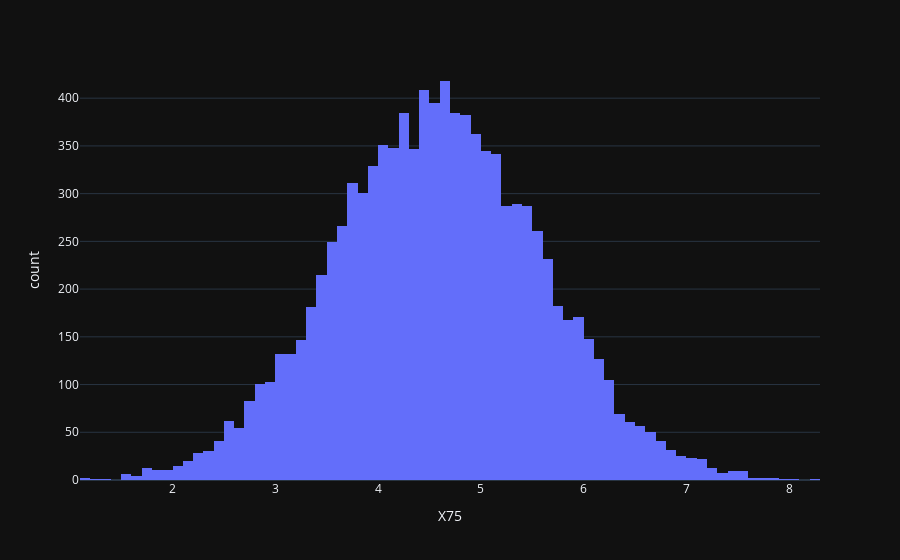

Notebook code for this chart:
### Code cell
#Some quick visualizations as part of our EDA, just to be complete
#Let's plot some histograms of some patient characteristics

#Approximately normally distributed
fig = px.histogram(df, x="X75")
fig.show()

### Figure 1 — Plotly figure (JSON) as saved in the notebook; plotly's stock layout.template omitted (floating-point values rounded to 4 significant figures; data arrays with more than 128 entries replaced by an {"elided": "..."} marker saying what was removed)
{"data": [{"bingroup": "x", "hovertemplate": "X75=%{x}<br>count=%{y}<extra></extra>", "legendgroup": "", "marker": {"color": "#636efa", "pattern": {"shape": ""}}, "name": "", "orientation": "v", "showlegend": false, "x": {"elided": "10000 float values"}, "xaxis": "x", "yaxis": "y", "type": "histogram"}], "layout": {"xaxis": {"anchor": "y", "domain": [0.0, 1.0], "title": {"text": "X75"}}, "yaxis": {"anchor": "x", "domain": [0.0, 1.0], "title": {"text": "count"}}, "legend": {"tracegroupgap": 0}, "margin": {"t": 60}, "barmode": "relative"}}
